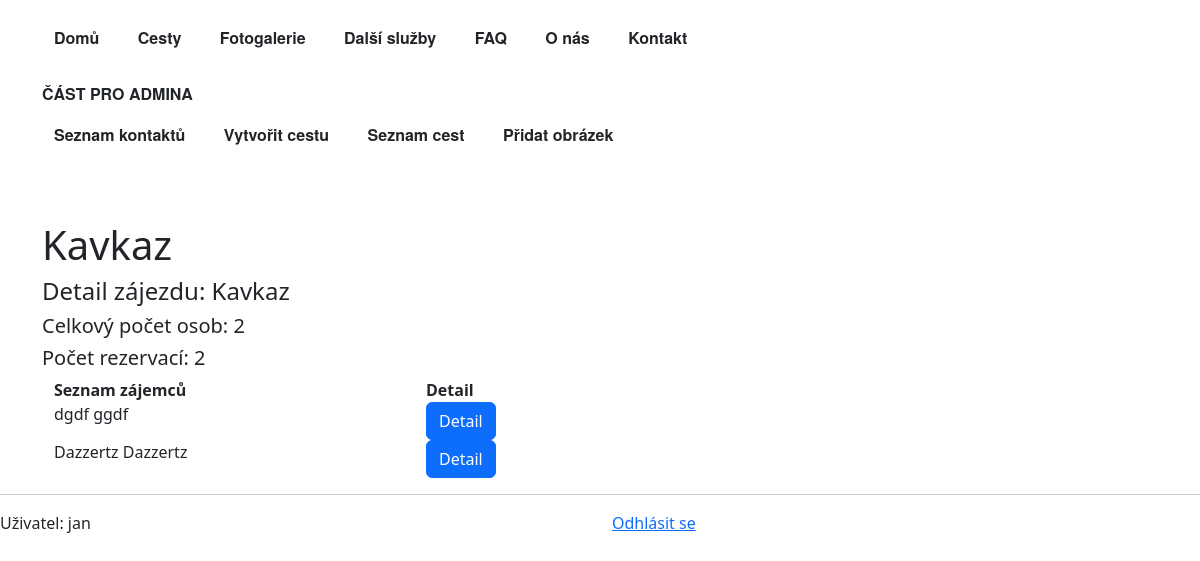
The page /webapp/trip-admin-detail/15/ (signed in) on the database as committed earlier.
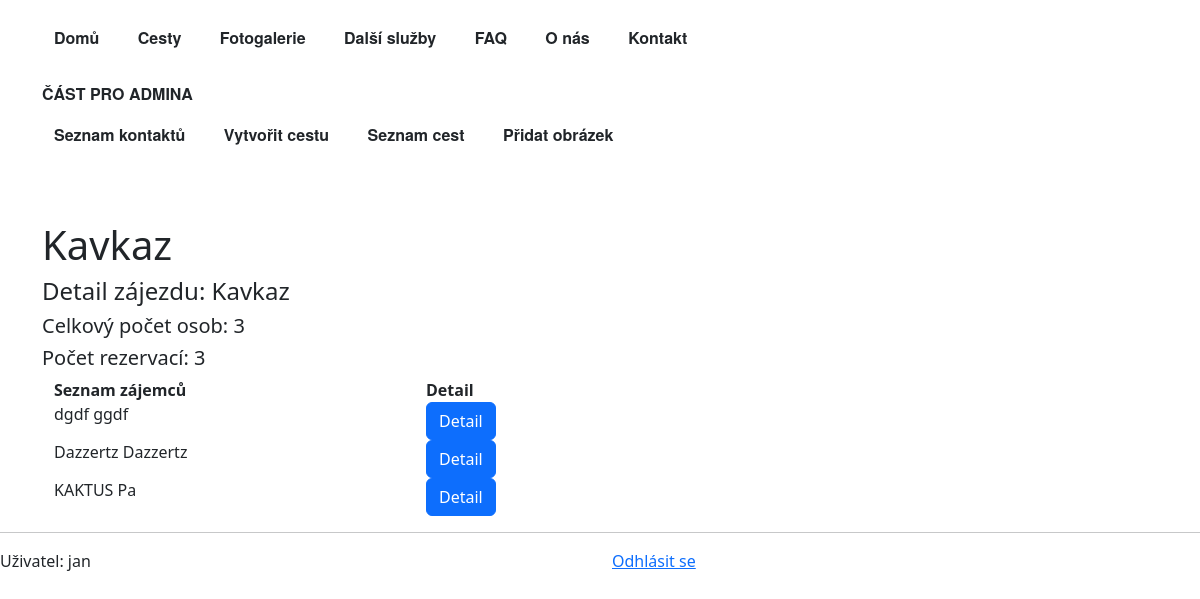
The same page on the database as committed later.
### webapp/models.py (models this page shows, shortened)
class Trip(models.Model):
    trip_id = models.AutoField(primary_key=True)
    trip_name = models.CharField(max_length=256)
    trip_short_description = models.TextField(null=True, blank=True)
    trip_description = models.TextField(null=True, blank=True)
    start_time = models.CharField(null=True, blank=True, max_length=30) #not date field at the clients request
    end_time = models.CharField(null=True, blank=True, max_length=30) #vague dates preferred - start of june
    price = models.IntegerField(null=True, blank=True)
    image = models.ImageField(upload_to='', null=True, blank=True)
    thumbnail = models.ImageField(upload_to='', null=True, blank=True)
    @property
    def customer_count(self):
        return sum((number.customer_count or 1) for number in self.customer_trip.all())
    @property
    def reservation_count(self):
        return self.customer_trip.all().count()

class Customer(models.Model):
    customer_id = models.AutoField(primary_key=True)
    customer_first_name = models.CharField(max_length=64)
    customer_last_name = models.CharField(max_length=64)
    customer_count = models.PositiveIntegerField(default=1, validators=[MaxValueValidator(30)],)
    customer_email = models.EmailField(null=True, blank=True)
    customer_phone = models.CharField(max_length=14, null=True, blank=True, validators=[MinLengthValidator(9)])
    customer_message = models.TextField(null=True, blank=True)
    customer_trip = models.ForeignKey('Trip', on_delete=models.CASCADE,
                                      null=True, blank=True, related_name='customer_trip')
    created = models.DateTimeField(auto_now_add=True)
    objects = CustomerManager()
    @property
    def full_name(self):
        return f"{self.customer_first_name} {self.customer_last_name}"

### webapp/views.py (the view)
# urls.py: path("trip-admin-detail/<int:pk>/", TripAdminView.as_view(), name="trip_detail_admin"),
class TripAdminView(LoginRequiredMixin, TripDetailView):
    template_name = "trip_detail_admin.html"
    model = Trip
    def get_context_data(self, **kwargs):
        context = super().get_context_data(**kwargs)
        trip = self.get_object()
        context["customers"] = trip.customer_trip.all()
        return context

### webapp/models.py (called while the page is built)
    def get_queryset(self):
        return CustomerQuerySet(self.model, using=self._db)

### webapp/views.py (called while the page is built)
    def get_context_data(self, **kwargs):
        context = super().get_context_data(**kwargs)
        trip = self.object
        context["trip_images"] = trip.trip_images.all()
        return context

### webapp/templates/trip_detail_admin.html (shortened to what this page needs)
{% extends "base_with_bootstrap.html" %}
{% load bootstrap5 %}
{% block hlavni_nadpis %} <h1>{{ trip.trip_name }}</h1>{% endblock %}
{% block content %}
<h4 class="mb-2">Detail zájezdu: {{ trip.trip_name }}</h4>
    <h5> Celkový počet osob: {{ trip.customer_count }}</h5>
    <h5> Počet rezervací: {{ trip.reservation_count }}</h5>
<div class="container">
    <div class="row">
        <div class="col-4"><strong>Seznam zájemců </strong></div>
        <div class="col-4"><strong>Detail</strong></div>
        </div>
        {% for item in customers %}
            <div class="row">
                <div class="col-4">{{ item.full_name }}</div>
                <div class="col-4">
                    <a href="{% url 'webapp:customer_detail' item.pk %}" class="btn btn-primary"> Detail </a>
                </div>
            </div>
        {% endfor %}
        </div>
    </div>
{% endblock %}

Rows that differ between the two databases and show on the page:
computed for Trip "Kavkaz": customer_count "2" → "3"; reservation_count "2" → "3"
added Customer: full_name "KAKTUS Pa"
